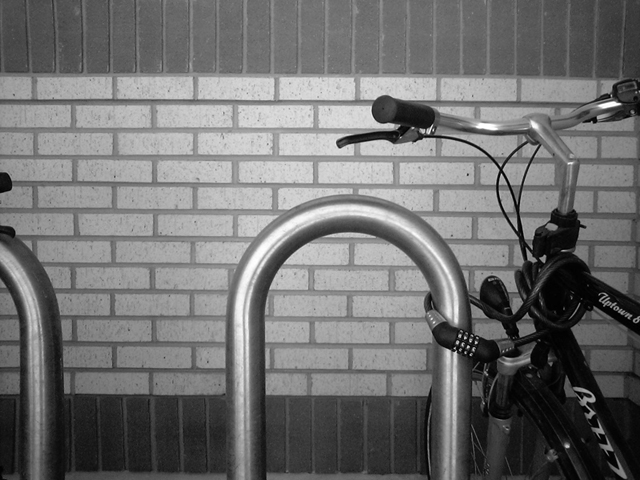
#> input picture images/bikes_gray.jpg, 640 x 480 px
$ python sobel.py
#> lines starting #> are read from the running program, lines starting #| are printed output that depends on the picture
# File: sobel.py
import cv2 as cv
import numpy as np

image = cv.imread('../images/bikes_gray.jpg')
#> image is the input picture: shape (480, 640, 3); min 0, max 255, mean 112.2

# directional gradients
grad_x = cv.Sobel(image, ddepth=cv.CV_16S, dx=1, dy=0, ksize=3)
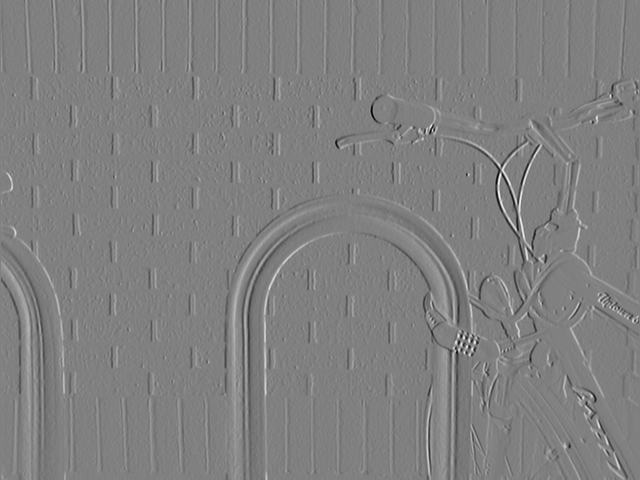
#> grad_x: shape (480, 640, 3) int16; min -773, max 762, mean -0.4; drawn with min black and max white
grad_y = cv.Sobel(image, ddepth=cv.CV_16S, dx=0, dy=1, ksize=3)
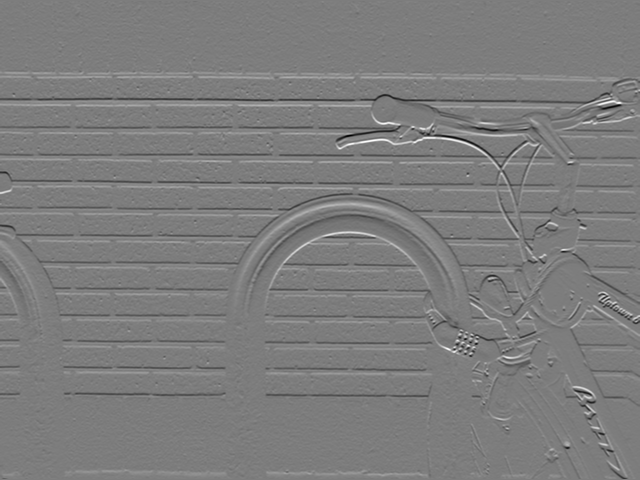
#> grad_y: shape (480, 640, 3) int16; min -747, max 773, mean -0.4; drawn with min black and max white

# scales, calculates absolute values, and converts the result to 8-bit
abs_grad_x = cv.convertScaleAbs(grad_x)
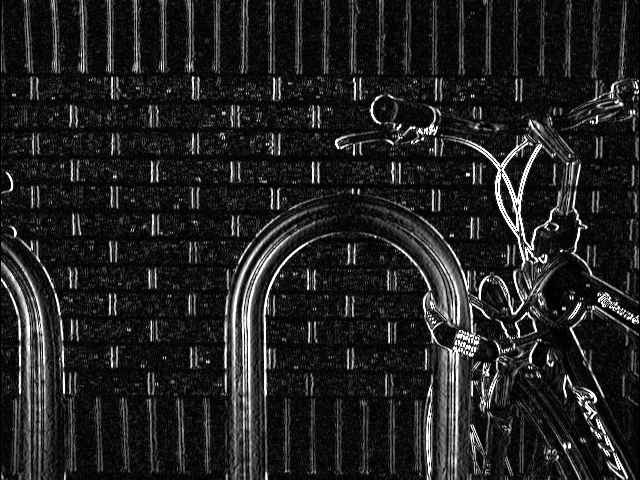
#> abs_grad_x: shape (480, 640, 3); min 0, max 255, mean 34.2
abs_grad_y = cv.convertScaleAbs(grad_y)
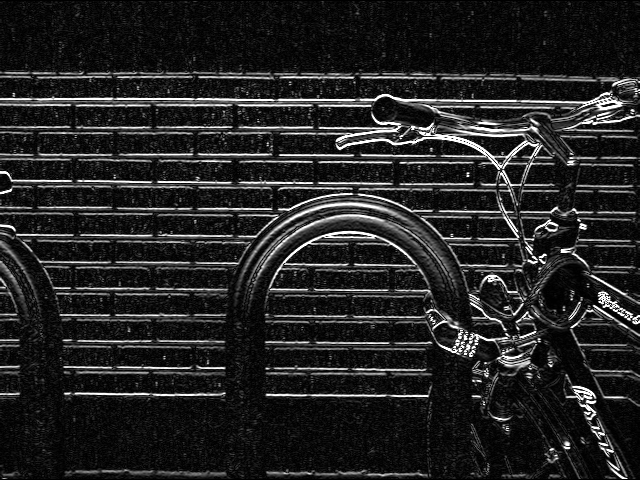
#> abs_grad_y: shape (480, 640, 3); min 0, max 255, mean 36.2

# gradient
grad = cv.addWeighted(abs_grad_x, 0.5, abs_grad_y, 0.5, 0)
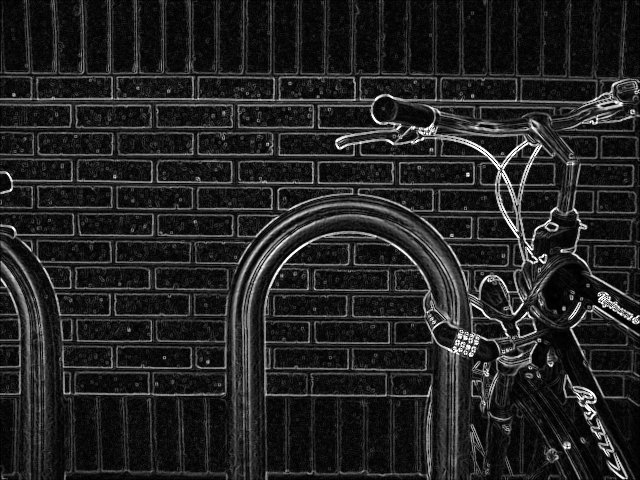
#> grad: shape (480, 640, 3); min 0, max 255, mean 35.2

result = np.hstack((grad_x, grad_y, grad))
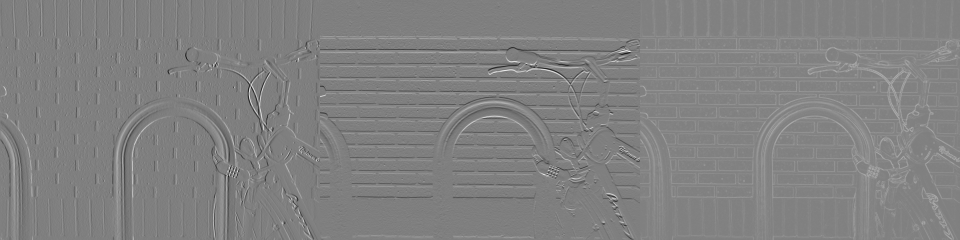
#> result: shape (480, 1920, 3) int16 (shown at 1/2 size); min -773, max 773, mean 11.4; drawn with min black and max white
cv.imwrite('bikes_gray_sobel.jpg', result)
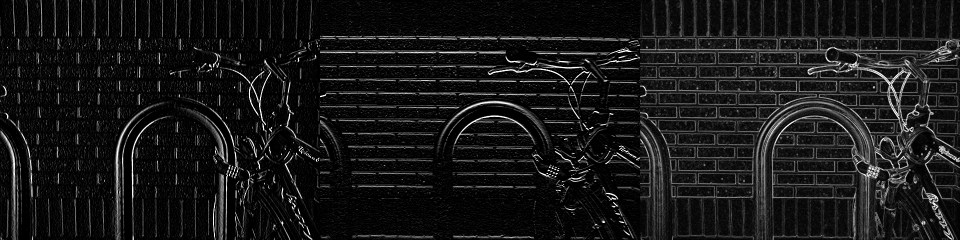
#> saved as bikes_gray_sobel.jpg: shape (480, 1920, 3) (shown at 1/2 size); min 0, max 255, mean 23.3
